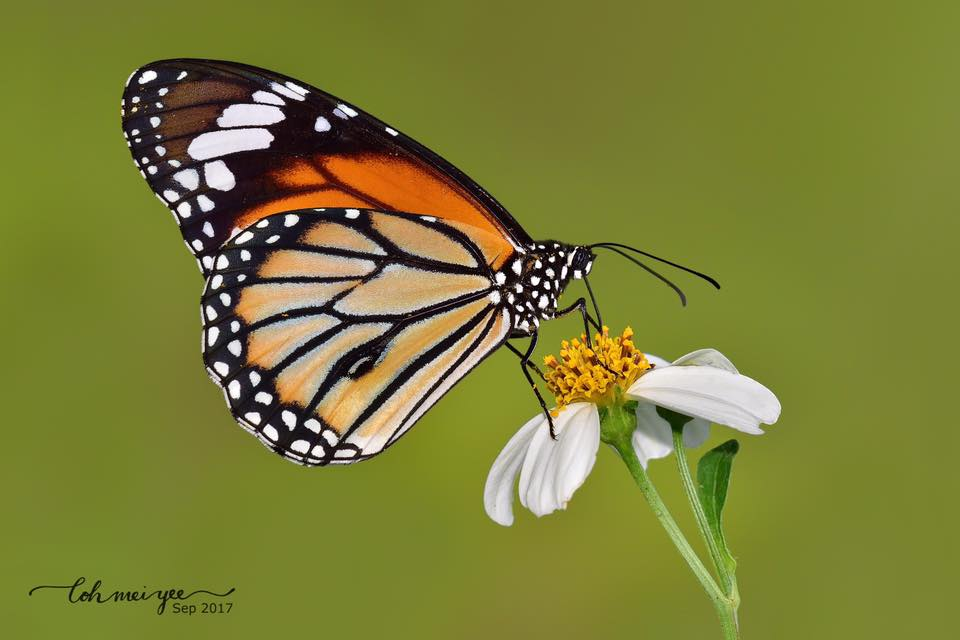
#> input picture assets/butterfly.jpeg, 960 x 640 px
$ jupyter execute 'Parte[3].ipynb'
#> lines starting #> are read from the running program, lines starting #| are printed output that depends on the picture
[cell 1]
import cv2
import numpy as np
from matplotlib import pyplot as plt

[cell 2]
def load_and_convert_to_grayscale(image_path):
#> called with image_path = 'assets/butterfly.jpeg'
    image = cv2.imread(image_path)
#> image is the input picture: shape (640, 960, 3); mean B, G, R 54.9, 125.9, 123.4
    grayscale_image = cv2.cvtColor(image, cv2.COLOR_BGR2GRAY)
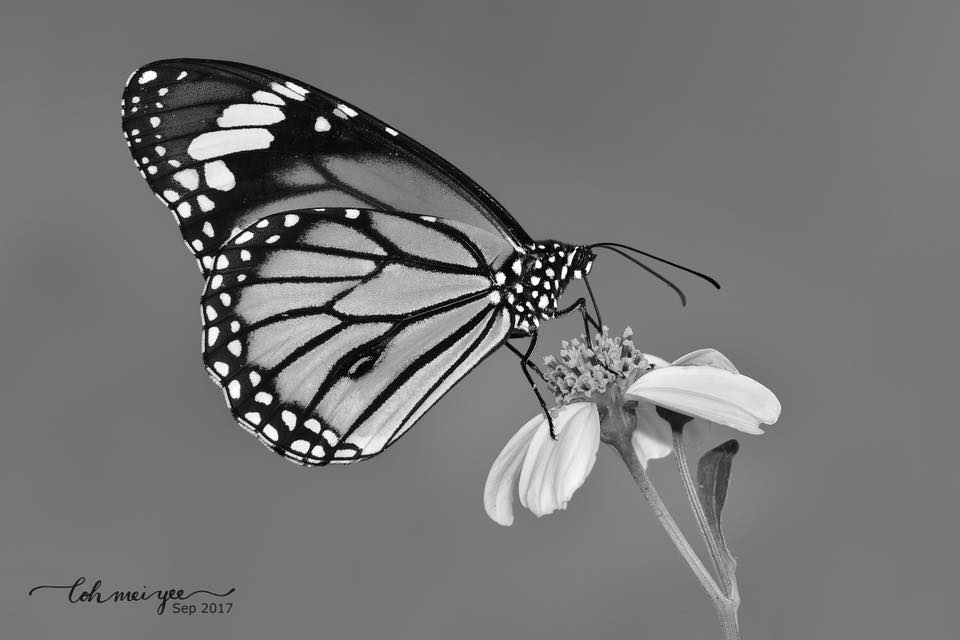
#> grayscale_image: shape (640, 960); min 0, max 255, mean 117.1
    return grayscale_image

[cell 3]
def apply_morphology_operations(image, kernel_size=(5,5), iterations=1):
    kernel = np.ones(kernel_size, np.uint8)

    dilation = cv2.dilate(image, kernel, iterations=iterations)
    erosion = cv2.erode(image, kernel, iterations=iterations)
    opening = cv2.morphologyEx(image, cv2.MORPH_OPEN, kernel, iterations=iterations)
    closing = cv2.morphologyEx(image, cv2.MORPH_CLOSE, kernel, iterations=iterations)
    white_tophat = cv2.morphologyEx(image, cv2.MORPH_TOPHAT, kernel, iterations=iterations)

# Mostrar imágenes
    plt.figure(figsize=(15, 5))

    plt.subplot(151), plt.imshow(image, cmap='gray'), plt.title('Original')
    plt.xticks([]), plt.yticks([])

    plt.subplot(152), plt.imshow(dilation, cmap='gray'), plt.title('Dilatación')
    plt.xticks([]), plt.yticks([])

    plt.subplot(153), plt.imshow(erosion, cmap='gray'), plt.title('Erosión')
    plt.xticks([]), plt.yticks([])

    plt.subplot(154), plt.imshow(opening, cmap='gray'), plt.title('Opening')
    plt.xticks([]), plt.yticks([])

    plt.subplot(155), plt.imshow(closing, cmap='gray'), plt.title('Closing')
    plt.xticks([]), plt.yticks([])

    plt.show()

    # Mostrar White Top Hat por separado
    plt.figure(figsize=(7, 5))
    plt.imshow(white_tophat, cmap='gray')
    plt.title('White Top Hat')
    plt.xticks([]), plt.yticks([])
    plt.show()

[cell 4]
butterfly_path = 'assets/butterfly.jpeg'
quetzalgris_path = 'assets/quetzalgris.png'
chestXray_path = 'assets/chestXray.jpeg'

# Cargar y convertir a escala de grises
butterfly_img = load_and_convert_to_grayscale(butterfly_path)
quetzalgris_img = cv2.imread(quetzalgris_path, cv2.IMREAD_GRAYSCALE)
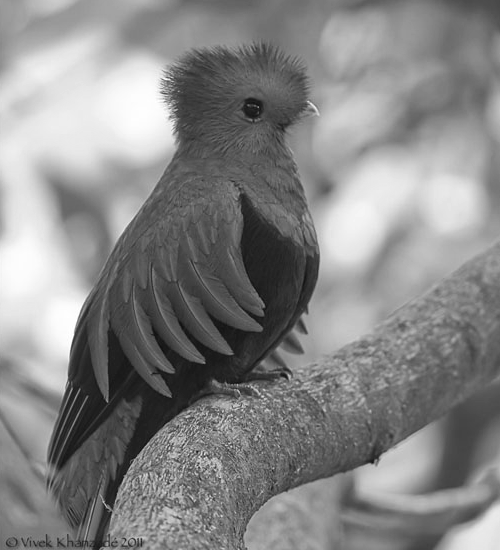
#> input picture assets/quetzalgris.png, 500 x 550 px
#> quetzalgris_img is the input picture: shape (550, 500); min 12, max 255, mean 134.5
chestXray_img = cv2.imread(chestXray_path, cv2.IMREAD_GRAYSCALE)
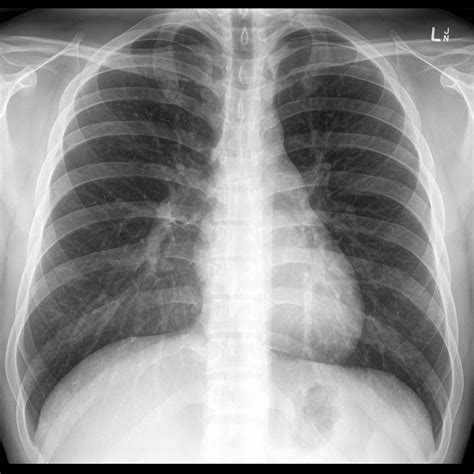
#> input picture assets/chestxray.jpeg, 474 x 474 px, found by its file name
#> chestXray_img is the input picture: shape (474, 474); min 0, max 255, mean 142

# Aplicar operaciones morfológicas a cada imagen
apply_morphology_operations(butterfly_img)
#> in apply_morphology_operations, `white_tophat = cv2.morphologyEx(image, cv2.MORPH_TOPHAT, kernel, itera..`:
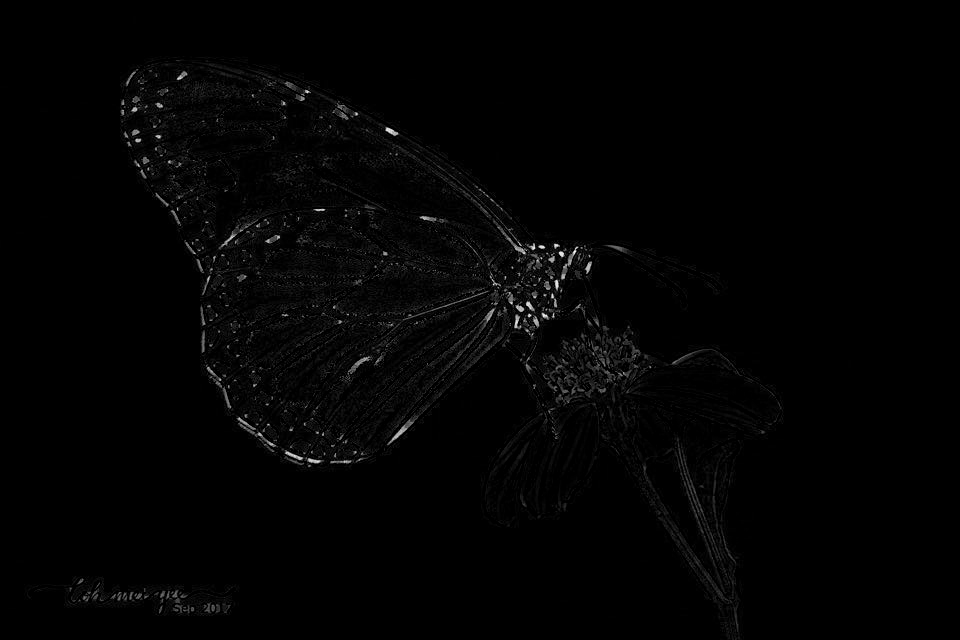
#> white_tophat: shape (640, 960); min 0, max 251, mean 3.2
apply_morphology_operations(quetzalgris_img)
#> call 2 of apply_morphology_operations, with kernel_size = (5, 5), iterations = 1
#> in apply_morphology_operations (call 2), `opening = cv2.morphologyEx(image, cv2.MORPH_OPEN, kernel, iterations=i..`:
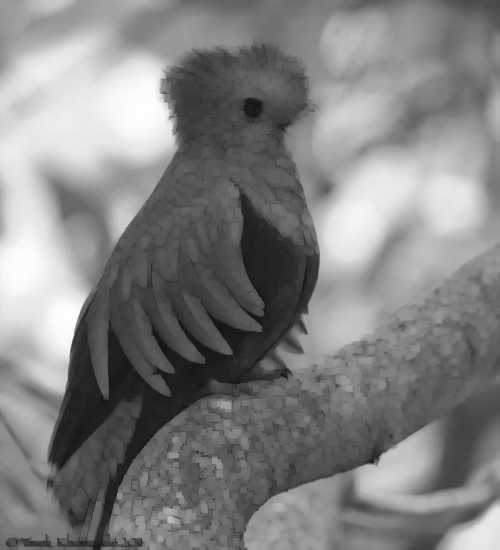
#> opening: shape (550, 500); min 12, max 254, mean 130.1
#> in apply_morphology_operations (call 2), `closing = cv2.morphologyEx(image, cv2.MORPH_CLOSE, kernel, iterations=..`:
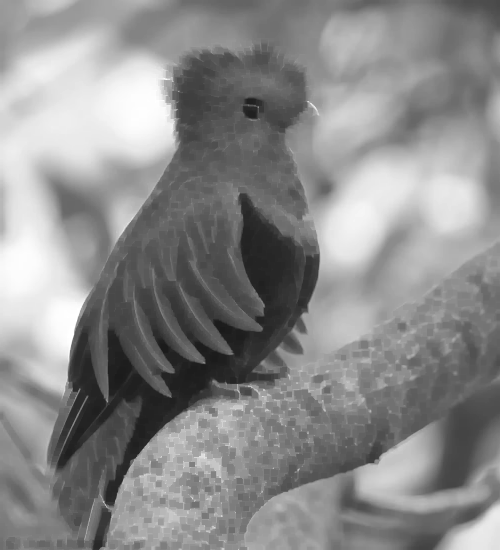
#> closing: shape (550, 500); min 26, max 255, mean 139
#> in apply_morphology_operations (call 2), `white_tophat = cv2.morphologyEx(image, cv2.MORPH_TOPHAT, kernel, itera..`:
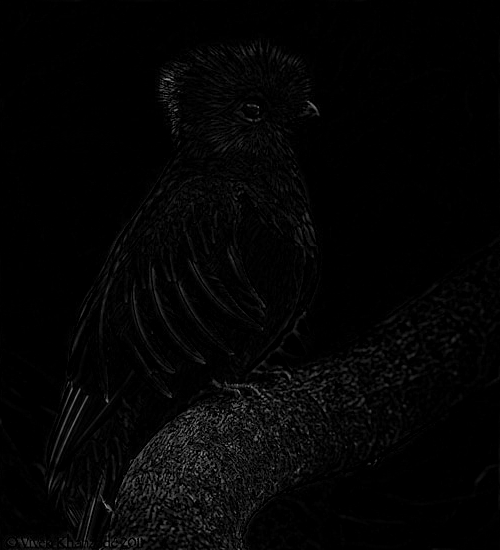
#> white_tophat: shape (550, 500); min 0, max 152, mean 4.5
apply_morphology_operations(chestXray_img)
#> call 3 of apply_morphology_operations, with kernel_size = (5, 5), iterations = 1
#> in apply_morphology_operations (call 3), `dilation = cv2.dilate(image, kernel, iterations=iterations)`:
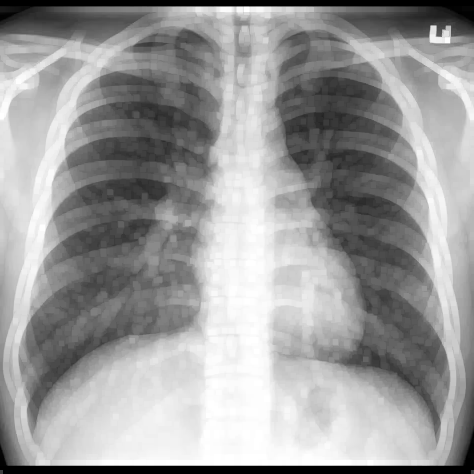
#> dilation: shape (474, 474); min 0, max 255, mean 155.4
#> in apply_morphology_operations (call 3), `erosion = cv2.erode(image, kernel, iterations=iterations)`:
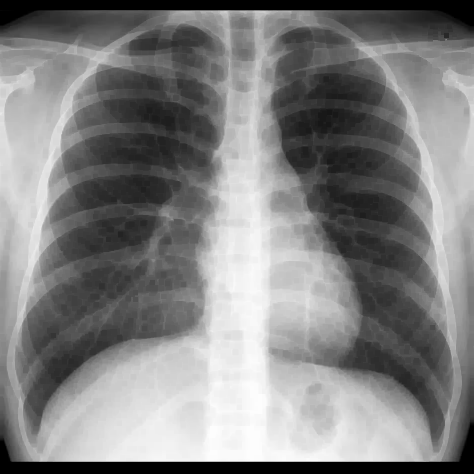
#> erosion: shape (474, 474); min 0, max 253, mean 129.5
#> in apply_morphology_operations (call 3), `white_tophat = cv2.morphologyEx(image, cv2.MORPH_TOPHAT, kernel, itera..`:
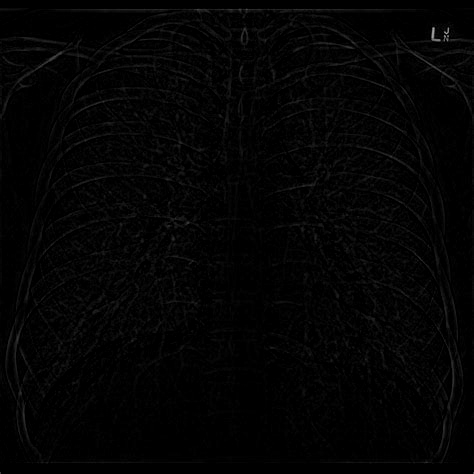
#> white_tophat: shape (474, 474); min 0, max 173, mean 3.7
